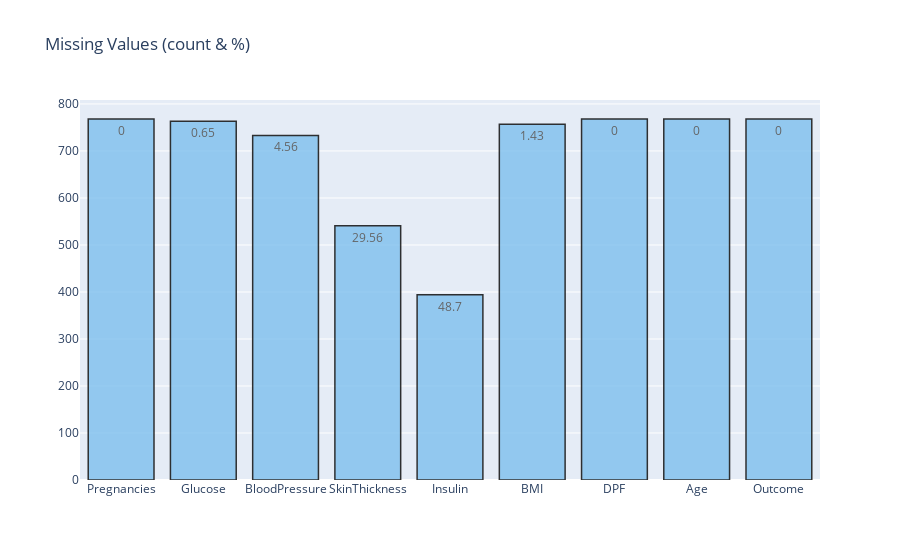

Notebook source saved alongside this figure:
### Code cell
# Plotting
missing_plot(df, 'Outcome')

### Figure 1 — Plotly figure (JSON) as saved in the notebook; plotly's stock layout.template omitted (floating-point values rounded to 4 significant figures)
{"data": [{"marker": {"color": "#7EC0EE", "line": {"color": "#000000", "width": 1.5}}, "opacity": 0.8, "text": [0.0, 0.65, 4.56, 29.56, 48.7, 1.43, 0.0, 0.0, 0.0], "textposition": "auto", "x": ["Pregnancies", "Glucose", "BloodPressure", "SkinThickness", "Insulin", "BMI", "DPF", "Age", "Outcome"], "y": [768, 763, 733, 541, 394, 757, 768, 768, 768], "type": "bar"}], "layout": {"title": {"text": "Missing Values (count & %)"}}}
